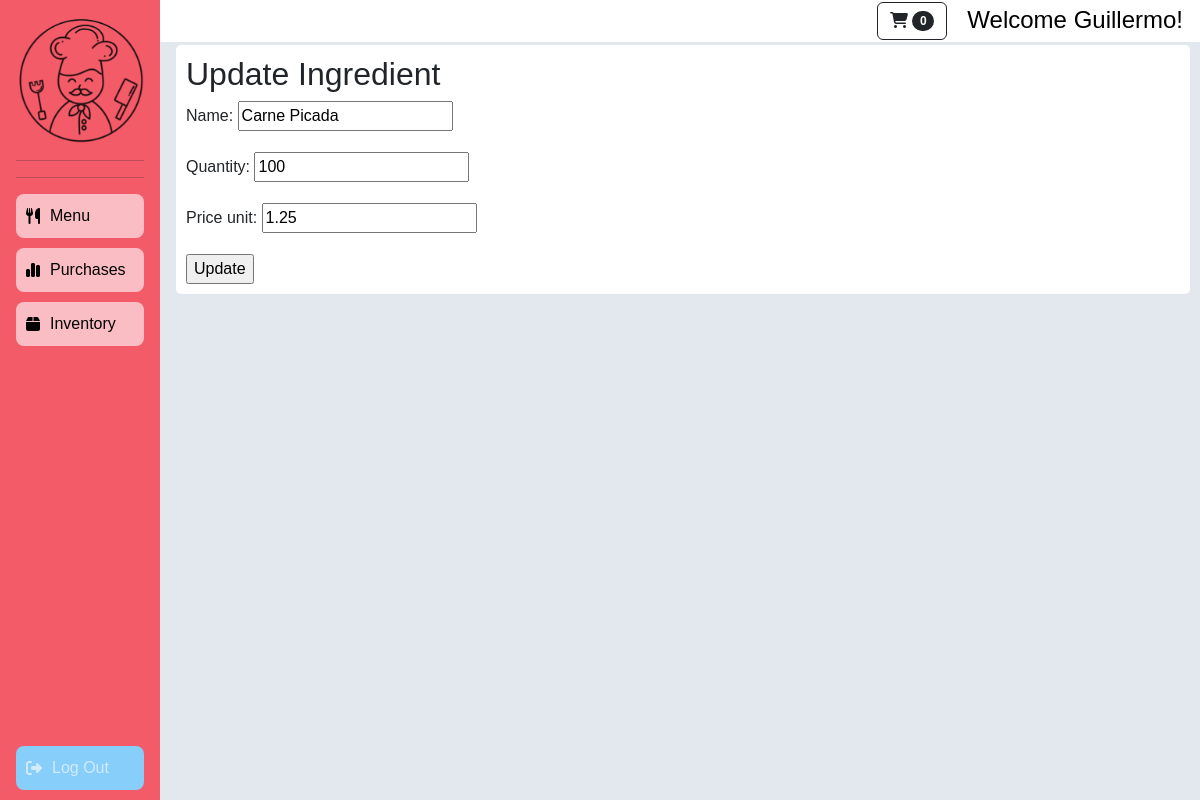
Page /inventory/update/38 (signed in) on the earlier database version.
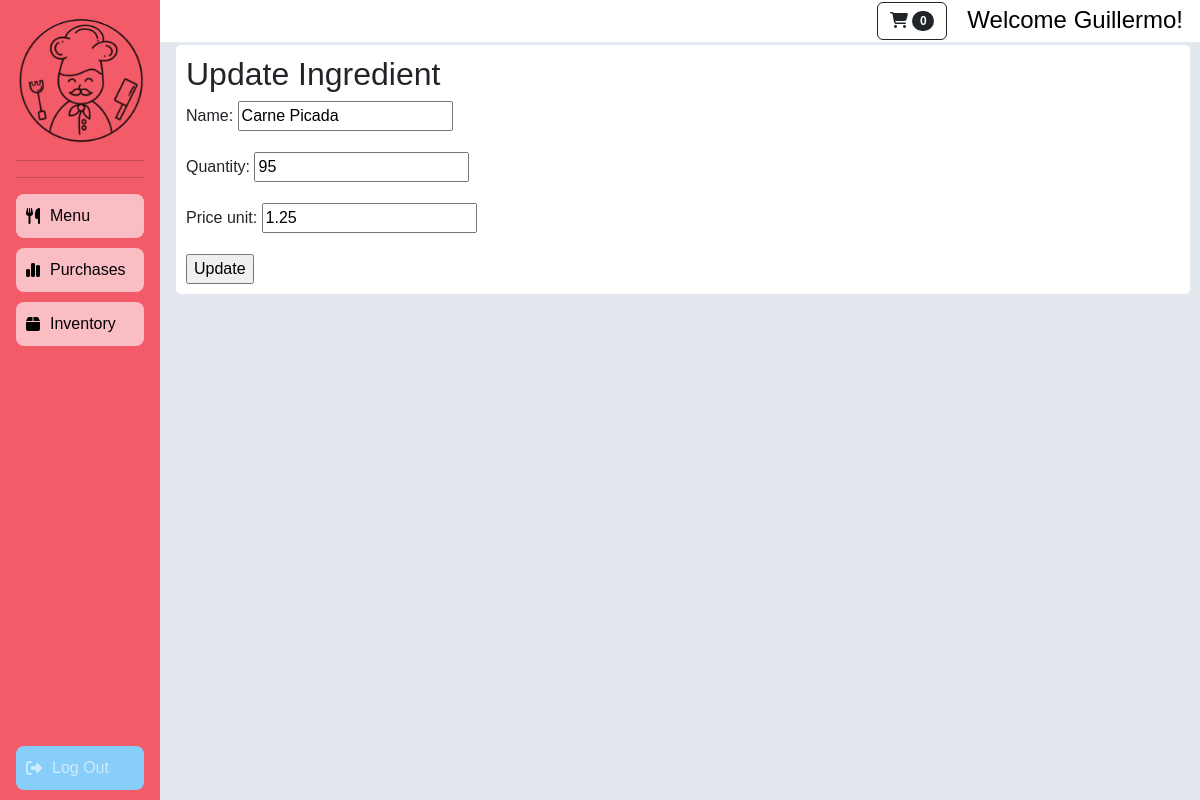
Same page on the later database version.
### main/models.py (models this page shows, shortened)
class Ingredient(models.Model):
    name_validator = RegexValidator(
        regex=r'^[a-zA-Z ]+$',
        message='El nombre solo puede contener letras y espacios.',
        code='invalid_name'
    )
    name = models.CharField(max_length=100, unique=True, validators=[name_validator])
    quantity = models.PositiveIntegerField()
    price_unit = models.DecimalField(max_digits=10, decimal_places=2)

### main/views.py (the view)
# urls.py: path('inventory/update/<pk>', UpdateInventoryItemView.as_view(), name='update_ingredient'),
@method_decorator(login_required, name='dispatch')
class UpdateInventoryItemView(LoginRequiredMixin, UpdateView):
    model = Ingredient
    form_class = IngredientForm
    success_url = '/inventory'
    template_name = 'main/update_ingredient.html'

### main/forms.py
class IngredientForm(forms.ModelForm):
    class Meta:
        model = Ingredient
        fields = ['name', 'quantity', 'price_unit']

### main/cart.py (called while the page is built)
    def __len__(self):
        cart_quantity = sum(item['quantity'] for item in self.cart.values())
        return cart_quantity

### main/views.py (called while the page is built)
def cart(request):
	return {'cart': Cart(request)}

### main/templates/main/update_ingredient.html (shortened to what this page needs)
{% extends 'base_main.html' %}
{% load static %}
{% block content %}
<div class="update-view">
    <h2>Update Ingredient</h2>
    <form method="post"s>
        {{ form.as_p }}
        <input type="submit" value="Update" />
    </form>
</div>
{% endblock %}

Differences in the rows shown:
changed Ingredient "Carne Picada": quantity "100" → "95"
